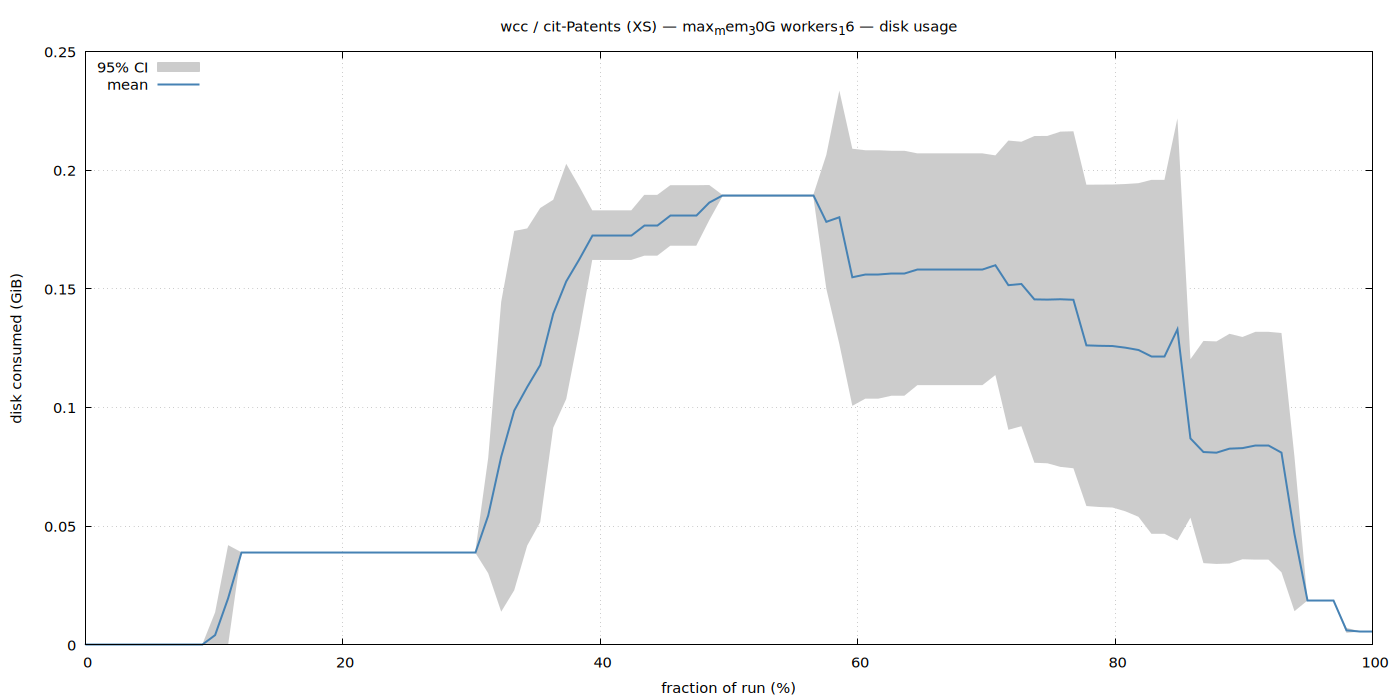

Here is the gnuplot script that generated this plot:
set terminal pngcairo size 1400,700 enhanced font 'Sans,11'
set output '/home/ubuntu/nvm/gfrs/wcc/XS/cit-Patents/max_mem_30G_workers_16/disk.png'
set title "wcc / cit-Patents (XS) — max_mem_30G workers_16 — disk usage"
set xlabel 'fraction of run (%)'
set ylabel 'disk consumed (GiB)'
set grid
set key top left
set yrange [0:*]
plot '/home/ubuntu/nvm/gfrs/wcc/XS/cit-Patents/max_mem_30G_workers_16/disk.dat' using 1:3:4 with filledcurves lc rgb '#cccccc' title '95% CI', \
     '' using 1:2 with lines lw 2 lc rgb '#4682b4' title 'mean'
